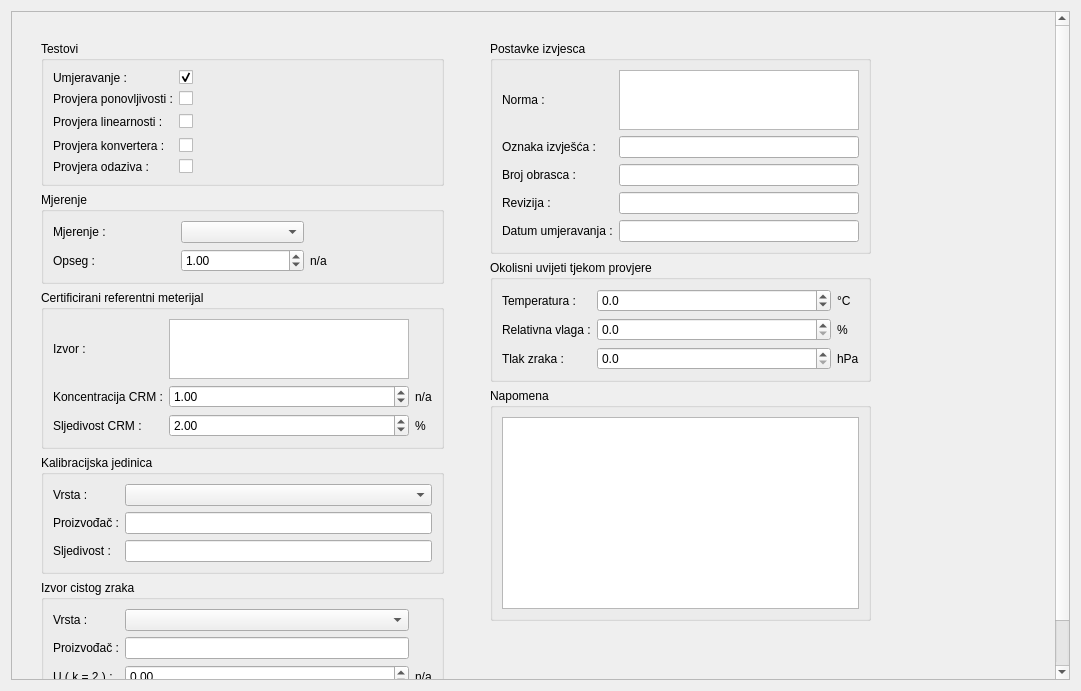
<?xml version="1.0" encoding="UTF-8"?>
<ui version="4.0">
 <class>Form</class>
 <widget class="QWidget" name="Form">
  <property name="geometry">
   <rect>
    <x>0</x>
    <y>0</y>
    <width>1081</width>
    <height>691</height>
   </rect>
  </property>
  <property name="windowTitle">
   <string>Form</string>
  </property>
  <layout class="QVBoxLayout" name="verticalLayout">
   <item>
    <widget class="QScrollArea" name="scrollArea">
     <property name="widgetResizable">
      <bool>true</bool>
     </property>
     <widget class="QWidget" name="scrollAreaWidgetContents">
      <property name="geometry">
       <rect>
        <x>0</x>
        <y>0</y>
        <width>1061</width>
        <height>671</height>
       </rect>
      </property>
      <layout class="QHBoxLayout" name="horizontalLayout_4">
       <item>
        <layout class="QVBoxLayout" name="verticalLayout_5">
         <property name="margin">
          <number>20</number>
         </property>
         <item>
          <widget class="QGroupBox" name="groupBox_8">
           <property name="title">
            <string>Testovi</string>
           </property>
           <layout class="QGridLayout" name="gridLayout">
            <item row="0" column="1">
             <widget class="QCheckBox" name="checkUmjeravanje">
              <property name="text">
               <string/>
              </property>
              <property name="checked">
               <bool>true</bool>
              </property>
             </widget>
            </item>
            <item row="1" column="1">
             <widget class="QCheckBox" name="checkPonovljivost">
              <property name="text">
               <string/>
              </property>
             </widget>
            </item>
            <item row="1" column="0">
             <widget class="QLabel" name="label_5">
              <property name="text">
               <string>Provjera ponovljivosti :</string>
              </property>
             </widget>
            </item>
            <item row="3" column="1">
             <widget class="QCheckBox" name="checkBoxKonverterTab">
              <property name="text">
               <string/>
              </property>
             </widget>
            </item>
            <item row="3" column="0">
             <widget class="QLabel" name="label">
              <property name="text">
               <string>Provjera konvertera :</string>
              </property>
             </widget>
            </item>
            <item row="2" column="2">
             <spacer name="horizontalSpacer">
              <property name="orientation">
               <enum>Qt::Horizontal</enum>
              </property>
              <property name="sizeHint" stdset="0">
               <size>
                <width>40</width>
                <height>20</height>
               </size>
              </property>
             </spacer>
            </item>
            <item row="2" column="1">
             <widget class="QCheckBox" name="checkLinearnost">
              <property name="text">
               <string/>
              </property>
             </widget>
            </item>
            <item row="2" column="0">
             <widget class="QLabel" name="label_2">
              <property name="text">
               <string>Provjera linearnosti :</string>
              </property>
             </widget>
            </item>
            <item row="0" column="0">
             <widget class="QLabel" name="label_3">
              <property name="text">
               <string>Umjeravanje :</string>
              </property>
             </widget>
            </item>
            <item row="4" column="0">
             <widget class="QLabel" name="label_12">
              <property name="text">
               <string>Provjera odaziva :</string>
              </property>
             </widget>
            </item>
            <item row="4" column="1">
             <widget class="QCheckBox" name="checkBoxRiseFall">
              <property name="text">
               <string/>
              </property>
             </widget>
            </item>
           </layout>
          </widget>
         </item>
         <item>
          <widget class="QGroupBox" name="groupBox">
           <property name="title">
            <string>Mjerenje</string>
           </property>
           <layout class="QGridLayout" name="gridLayout_3">
            <item row="0" column="0">
             <widget class="QLabel" name="label_6">
              <property name="text">
               <string>Mjerenje :</string>
              </property>
             </widget>
            </item>
            <item row="3" column="1">
             <widget class="QDoubleSpinBox" name="doubleSpinBoxOpseg">
              <property name="maximum">
               <double>1000000.000000000000000</double>
              </property>
              <property name="value">
               <double>1.000000000000000</double>
              </property>
             </widget>
            </item>
            <item row="3" column="2">
             <widget class="QLabel" name="labelJedinicaOpseg">
              <property name="text">
               <string>n/a</string>
              </property>
             </widget>
            </item>
            <item row="3" column="0">
             <widget class="QLabel" name="label_9">
              <property name="text">
               <string>Opseg :</string>
              </property>
             </widget>
            </item>
            <item row="0" column="1">
             <widget class="QComboBox" name="comboMjerenje"/>
            </item>
           </layout>
          </widget>
         </item>
         <item>
          <widget class="QGroupBox" name="groupBox_3">
           <property name="title">
            <string>Certificirani referentni meterijal</string>
           </property>
           <layout class="QGridLayout" name="gridLayout_5">
            <item row="1" column="0">
             <widget class="QLabel" name="label_10">
              <property name="text">
               <string>Koncentracija CRM :</string>
              </property>
             </widget>
            </item>
            <item row="0" column="0">
             <widget class="QLabel" name="label_19">
              <property name="text">
               <string>Izvor :</string>
              </property>
             </widget>
            </item>
            <item row="1" column="2">
             <widget class="QLabel" name="labelJedinicaCCRM">
              <property name="text">
               <string>n/a</string>
              </property>
             </widget>
            </item>
            <item row="1" column="1">
             <widget class="QDoubleSpinBox" name="doubleSpinBoxKoncentracijaCRM">
              <property name="maximum">
               <double>1000000.000000000000000</double>
              </property>
              <property name="value">
               <double>1.000000000000000</double>
              </property>
             </widget>
            </item>
            <item row="0" column="1">
             <widget class="QPlainTextEdit" name="izvorPlainTextEdit">
              <property name="maximumSize">
               <size>
                <width>240</width>
                <height>60</height>
               </size>
              </property>
              <property name="plainText">
               <string/>
              </property>
             </widget>
            </item>
            <item row="2" column="0">
             <widget class="QLabel" name="label_11">
              <property name="text">
               <string>Sljedivost CRM :</string>
              </property>
             </widget>
            </item>
            <item row="2" column="1">
             <widget class="QDoubleSpinBox" name="doubleSpinBoxSljedivostCRM">
              <property name="maximum">
               <double>1000000.000000000000000</double>
              </property>
              <property name="value">
               <double>2.000000000000000</double>
              </property>
             </widget>
            </item>
            <item row="2" column="2">
             <widget class="QLabel" name="labelJedinicaSCRM">
              <property name="text">
               <string>%</string>
              </property>
             </widget>
            </item>
           </layout>
          </widget>
         </item>
         <item>
          <widget class="QGroupBox" name="groupBox_4">
           <property name="title">
            <string>Kalibracijska jedinica</string>
           </property>
           <layout class="QGridLayout" name="gridLayout_6">
            <item row="1" column="0">
             <widget class="QLabel" name="label_20">
              <property name="text">
               <string>Proizvođač :</string>
              </property>
             </widget>
            </item>
            <item row="0" column="1">
             <widget class="QComboBox" name="comboDilucija"/>
            </item>
            <item row="0" column="0">
             <widget class="QLabel" name="label_7">
              <property name="text">
               <string>Vrsta :</string>
              </property>
             </widget>
            </item>
            <item row="1" column="1">
             <widget class="QLineEdit" name="dilucijaProizvodjacLineEdit"/>
            </item>
            <item row="2" column="0">
             <widget class="QLabel" name="label_29">
              <property name="text">
               <string>Sljedivost :</string>
              </property>
             </widget>
            </item>
            <item row="2" column="1">
             <widget class="QLineEdit" name="dilucijaSljedivostLineEdit"/>
            </item>
           </layout>
          </widget>
         </item>
         <item>
          <widget class="QGroupBox" name="groupBox_5">
           <property name="title">
            <string>Izvor cistog zraka</string>
           </property>
           <layout class="QGridLayout" name="gridLayout_7">
            <item row="0" column="0">
             <widget class="QLabel" name="label_8">
              <property name="text">
               <string>Vrsta :</string>
              </property>
             </widget>
            </item>
            <item row="0" column="1">
             <widget class="QComboBox" name="comboZrak"/>
            </item>
            <item row="1" column="0">
             <widget class="QLabel" name="label_21">
              <property name="text">
               <string>Proizvođač :</string>
              </property>
             </widget>
            </item>
            <item row="1" column="1">
             <widget class="QLineEdit" name="zrakProizvodjacLineEdit"/>
            </item>
            <item row="2" column="0">
             <widget class="QLabel" name="label_28">
              <property name="text">
               <string>U ( k = 2 ) :</string>
              </property>
             </widget>
            </item>
            <item row="2" column="2">
             <widget class="QLabel" name="labelJedinicaZrak">
              <property name="text">
               <string>n/a</string>
              </property>
             </widget>
            </item>
            <item row="2" column="1">
             <widget class="QDoubleSpinBox" name="doubleSpinBoxSljedivostCistiZrak">
              <property name="maximum">
               <double>1000000.000000000000000</double>
              </property>
              <property name="value">
               <double>0.000000000000000</double>
              </property>
             </widget>
            </item>
           </layout>
          </widget>
         </item>
         <item>
          <spacer name="verticalSpacer">
           <property name="orientation">
            <enum>Qt::Vertical</enum>
           </property>
           <property name="sizeHint" stdset="0">
            <size>
             <width>20</width>
             <height>40</height>
            </size>
           </property>
          </spacer>
         </item>
        </layout>
       </item>
       <item>
        <layout class="QVBoxLayout" name="verticalLayout_6">
         <property name="margin">
          <number>20</number>
         </property>
         <item>
          <widget class="QGroupBox" name="groupBox_2">
           <property name="title">
            <string>Postavke izvjesca</string>
           </property>
           <layout class="QGridLayout" name="gridLayout_4">
            <item row="3" column="0">
             <widget class="QLabel" name="label_15">
              <property name="text">
               <string>Broj obrasca :</string>
              </property>
             </widget>
            </item>
            <item row="5" column="0">
             <widget class="QLabel" name="label_17">
              <property name="text">
               <string>Datum umjeravanja :</string>
              </property>
             </widget>
            </item>
            <item row="4" column="0">
             <widget class="QLabel" name="label_16">
              <property name="text">
               <string>Revizija :</string>
              </property>
             </widget>
            </item>
            <item row="1" column="1">
             <widget class="QLineEdit" name="oznakaIzvjescaLineEdit"/>
            </item>
            <item row="0" column="0">
             <widget class="QLabel" name="label_4">
              <property name="text">
               <string>Norma :</string>
              </property>
             </widget>
            </item>
            <item row="1" column="0">
             <widget class="QLabel" name="label_18">
              <property name="text">
               <string>Oznaka izvješća :</string>
              </property>
             </widget>
            </item>
            <item row="3" column="1">
             <widget class="QLineEdit" name="brojObrascaLineEdit"/>
            </item>
            <item row="4" column="1">
             <widget class="QLineEdit" name="revizijaLineEdit"/>
            </item>
            <item row="0" column="1">
             <widget class="QPlainTextEdit" name="normaPlainTextEdit">
              <property name="maximumSize">
               <size>
                <width>240</width>
                <height>60</height>
               </size>
              </property>
              <property name="plainText">
               <string/>
              </property>
             </widget>
            </item>
            <item row="5" column="1">
             <widget class="QLineEdit" name="datumUmjeravanjaLineEdit"/>
            </item>
           </layout>
          </widget>
         </item>
         <item>
          <widget class="QGroupBox" name="groupBox_6">
           <property name="title">
            <string>Okolisni uvijeti tjekom provjere</string>
           </property>
           <layout class="QGridLayout" name="gridLayout_8">
            <item row="0" column="0">
             <widget class="QLabel" name="label_22">
              <property name="text">
               <string>Temperatura :</string>
              </property>
             </widget>
            </item>
            <item row="1" column="0">
             <widget class="QLabel" name="label_25">
              <property name="text">
               <string>Relativna vlaga :</string>
              </property>
             </widget>
            </item>
            <item row="2" column="0">
             <widget class="QLabel" name="label_26">
              <property name="text">
               <string>Tlak zraka :</string>
              </property>
             </widget>
            </item>
            <item row="1" column="1">
             <widget class="QDoubleSpinBox" name="vlagaDoubleSpinBox">
              <property name="sizePolicy">
               <sizepolicy hsizetype="MinimumExpanding" vsizetype="Fixed">
                <horstretch>0</horstretch>
                <verstretch>0</verstretch>
               </sizepolicy>
              </property>
              <property name="decimals">
               <number>1</number>
              </property>
             </widget>
            </item>
            <item row="2" column="1">
             <widget class="QDoubleSpinBox" name="tlakDoubleSpinBox">
              <property name="sizePolicy">
               <sizepolicy hsizetype="MinimumExpanding" vsizetype="Fixed">
                <horstretch>0</horstretch>
                <verstretch>0</verstretch>
               </sizepolicy>
              </property>
              <property name="decimals">
               <number>1</number>
              </property>
              <property name="maximum">
               <double>10000.000000000000000</double>
              </property>
             </widget>
            </item>
            <item row="0" column="1">
             <widget class="QDoubleSpinBox" name="temperaturaDoubleSpinBox">
              <property name="sizePolicy">
               <sizepolicy hsizetype="MinimumExpanding" vsizetype="Fixed">
                <horstretch>0</horstretch>
                <verstretch>0</verstretch>
               </sizepolicy>
              </property>
              <property name="decimals">
               <number>1</number>
              </property>
              <property name="minimum">
               <double>-100.000000000000000</double>
              </property>
              <property name="maximum">
               <double>100.000000000000000</double>
              </property>
             </widget>
            </item>
            <item row="0" column="2">
             <widget class="QLabel" name="label_23">
              <property name="text">
               <string>°C</string>
              </property>
             </widget>
            </item>
            <item row="1" column="2">
             <widget class="QLabel" name="label_24">
              <property name="text">
               <string>%</string>
              </property>
             </widget>
            </item>
            <item row="2" column="2">
             <widget class="QLabel" name="label_27">
              <property name="text">
               <string>hPa</string>
              </property>
             </widget>
            </item>
           </layout>
          </widget>
         </item>
         <item>
          <widget class="QGroupBox" name="groupBox_7">
           <property name="title">
            <string>Napomena</string>
           </property>
           <layout class="QVBoxLayout" name="verticalLayout_7">
            <item>
             <widget class="QPlainTextEdit" name="napomenaPlainTextEdit"/>
            </item>
           </layout>
          </widget>
         </item>
         <item>
          <spacer name="verticalSpacer_3">
           <property name="orientation">
            <enum>Qt::Vertical</enum>
           </property>
           <property name="sizeHint" stdset="0">
            <size>
             <width>20</width>
             <height>40</height>
            </size>
           </property>
          </spacer>
         </item>
        </layout>
       </item>
       <item>
        <spacer name="horizontalSpacer_2">
         <property name="orientation">
          <enum>Qt::Horizontal</enum>
         </property>
         <property name="sizeHint" stdset="0">
          <size>
           <width>40</width>
           <height>20</height>
          </size>
         </property>
        </spacer>
       </item>
      </layout>
     </widget>
    </widget>
   </item>
  </layout>
 </widget>
 <resources/>
 <connections/>
</ui>
